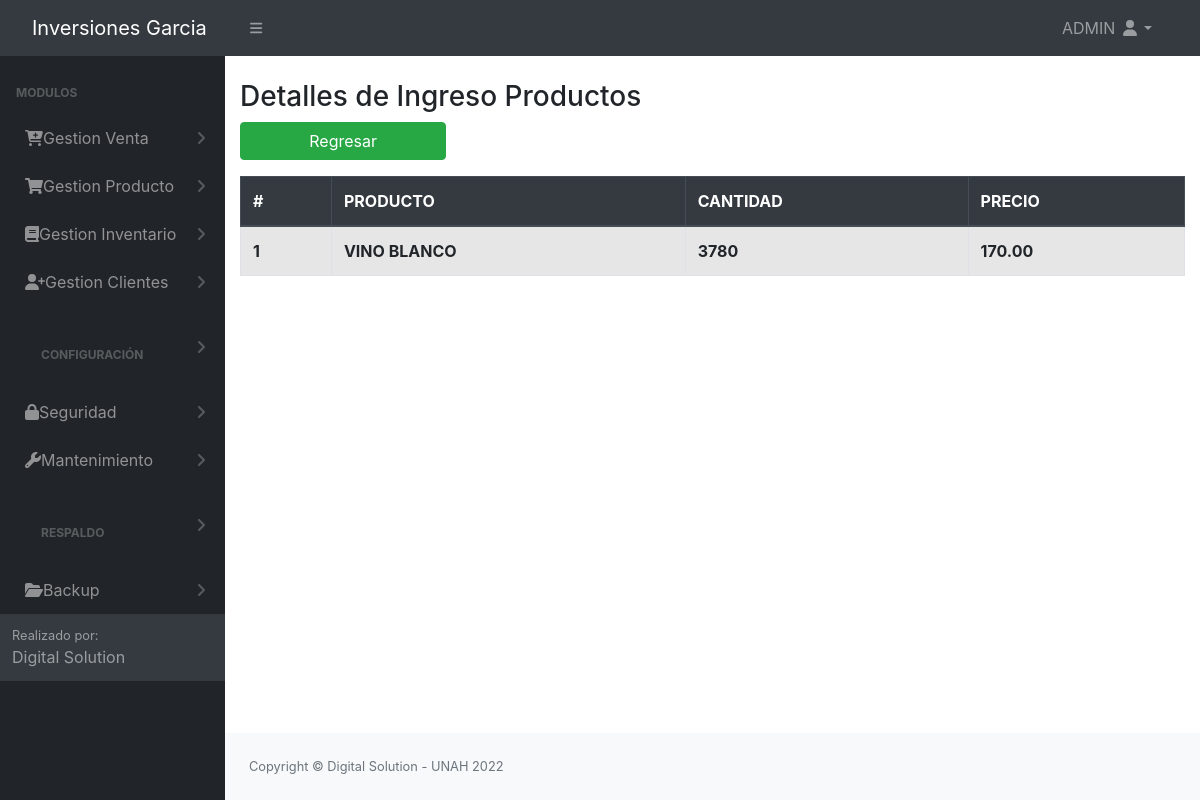
Page /src/vista_detalle_ingProd.php?id=13 (signed in) on the committed database.
### tables this page shows
CREATE TABLE `tbl_config_empresa` (
  `id` int(11) NOT NULL AUTO_INCREMENT,
  `nombre` varchar(120) NOT NULL,
  `eslogan` varchar(300) DEFAULT NULL,
  `rtn` varchar(16) DEFAULT NULL,
  `tel` varchar(10) DEFAULT NULL,
  `correo` varchar(40) DEFAULT NULL,
  `direccion` varchar(200) DEFAULT NULL,
  `logo` longblob DEFAULT NULL,
  PRIMARY KEY (`id`)
);

CREATE TABLE `tbl_permisos` (
  `id_permiso` int(11) NOT NULL AUTO_INCREMENT,
  `id_rol` int(11) NOT NULL,
  `permiso_insercion` int(11) NOT NULL,
  `permiso_eliminacion` int(11) NOT NULL,
  `permiso_modificar` int(11) NOT NULL,
  `permiso_consultar` int(11) NOT NULL,
  `id_objeto` int(11) NOT NULL,
  `pdf` int(11) NOT NULL,
  PRIMARY KEY (`id_permiso`),
  KEY `id_objeto` (`id_objeto`),
  KEY `id_rol` (`id_rol`)
);

CREATE TABLE `tbl_modulos` (
  `id_objeto` int(11) NOT NULL AUTO_INCREMENT,
  `Objeto` varchar(100) NOT NULL,
  `descripcion_objeto` varchar(30) NOT NULL,
  `id_padre` int(11) NOT NULL,
  `URL` varchar(100) NOT NULL,
  PRIMARY KEY (`id_objeto`)
);

CREATE TABLE `tbl_detalle_ingreso_producto` (
  `id` int(11) NOT NULL AUTO_INCREMENT,
  `codproducto` int(11) NOT NULL,
  `id_ingreso` int(11) NOT NULL,
  `cantidad` int(11) NOT NULL,
  `precio` decimal(10,2) NOT NULL,
  PRIMARY KEY (`id`),
  KEY `id_ingreso` (`id_ingreso`),
  KEY `id_producto` (`codproducto`),
  KEY `codproducto` (`codproducto`),
  CONSTRAINT `tbl_detalle_ingreso_producto_ibfk_1` FOREIGN KEY (`codproducto`) REFERENCES `tbl_producto` (`codproducto`) ON DELETE CASCADE ON UPDATE CASCADE,
  CONSTRAINT `tbl_detalle_ingreso_producto_ibfk_2` FOREIGN KEY (`id_ingreso`) REFERENCES `tbl_ingreso_producto` (`id`) ON DELETE CASCADE ON UPDATE CASCADE
);

CREATE TABLE `tbl_producto` (
  `codproducto` int(11) NOT NULL AUTO_INCREMENT,
  `id_categoria` int(11) NOT NULL,
  `id_tipo_producto` int(11) NOT NULL,
  `descripcion` varchar(200) NOT NULL,
  `precio_venta` decimal(10,2) NOT NULL,
  `existencia` int(11) NOT NULL,
  `cantidad_minima` int(11) NOT NULL,
  `cantidad_maxima` int(11) NOT NULL,
  `estado` int(11) NOT NULL DEFAULT 1,
  PRIMARY KEY (`codproducto`),
  KEY `id_categoria` (`id_categoria`,`id_tipo_producto`),
  KEY `id_tipo_producto` (`id_tipo_producto`),
  CONSTRAINT `tbl_producto_ibfk_1` FOREIGN KEY (`id_categoria`) REFERENCES `tbl_categoria` (`id`) ON DELETE CASCADE ON UPDATE CASCADE,
  CONSTRAINT `tbl_producto_ibfk_2` FOREIGN KEY (`id_tipo_producto`) REFERENCES `tbl_tipo_producto` (`id`) ON DELETE CASCADE ON UPDATE CASCADE
);

### config/conex.php (called while the page is built, shortened)
<?php
     function getConexion()
    {
        $db = new PDO('mysql:host=localhost:3306;dbname=bd_inversiones_garcia', 'root', '');
        return $db;
    }
?>

### modelos/modelo_principal.php (called while the page is built, shortened)
<?php
class ModeloPrincipal
{
    private $db;
    private $datos;
    public function __construct()
    {
        require_once '../config/conex.php';
        $this->db = getConexion();
    }
    public function insertargeneral($sql)
    {
        $this->db = getConexion();
        $resultado = $this->db->query($sql);
        if ($resultado) {
            return true;
        } else {
            return false;
        }
    }
    public function mostrargeneral($consulta)
    {
        $resu = $this->db->query($consulta);
        while ($filas = $resu->FETCHALL(PDO::FETCH_ASSOC)) {
            $this->datos[] = $filas;
        }
        return $this->datos;
    }
}

### controladores/controlador_detalle_IngProd.php (the view, shortened to what this page needs)
<?php
include_once '../modelos/modelo_principal.php';
class CompraContralador
{
    static public function mostrar($id)
    {
        $compras = new ModeloPrincipal();
        $matrizCompras = $compras->mostrargeneral("select tdc.*,tp.descripcion  from tbl_detalle_ingreso_producto tdc inner join tbl_producto tp on tdc.codproducto = tp.codproducto where tdc.id_ingreso = $id");
$i=1;
    foreach ($matrizCompras as $key => $value) {
            foreach ($value as $registro) {
                echo "<tr>";
                echo "<th>" . $i . "</th>";
                echo "<th>" . $registro['descripcion'] . "</th>";
                echo "<th>" . $registro['cantidad'] . "</th>";
                echo "<th>" . $registro['precio'] . "</th>";
                echo "</tr>";
             $i++;
            }
    }
    }
}

### Login/header.php (shortened to what this page needs)
<?php
include_once '../modelos/modelo_principal.php';
if (!empty($_SESSION)) {
    $nombre = $_SESSION['nombre'];
}
else
{
    header('Location: ../Login/login.php?loggeado=false');
}
include '../config/conn.php';
$sql1 = mysqli_query($conn, "SELECT * FROM tbl_config_empresa where id = 1");
$rom = mysqli_fetch_array($sql1);
?>
<!DOCTYPE html>
<html lang="en">
    <head>
        <link href="https://cdn.jsdelivr.net/npm/simple-datatables@latest/dist/style.css" rel="stylesheet" />
        <link href="../dist/css/styles.css" rel="stylesheet" />
        <link rel="stylesheet" href="../Login/vendors/x/dist/notiflix-3.2.5.min.css" />
        <link rel="stylesheet" href="https://cdnjs.cloudflare.com/ajax/libs/twitter-bootstrap/4.1.3/css/bootstrap.css">
        <link rel="stylesheet" href="https://cdn.datatables.net/1.10.20/css/dataTables.bootstrap4.min.css">
        <link rel="stylesheet" type="text/css" href="assets/css/main.css">
        <link rel="stylesheet" type="text/css" href="assets/css/style.css">
        <link href="https://cdn.jsdelivr.net/npm/bootstrap@5.1.3/dist/css/bootstrap.min.css" rel="stylesheet">
        <link href="../dist/css/contenedor.css" rel="stylesheet" />
        <link href="../Login/vendors/bootstrap/dist/css/bootstrap.min.css" rel="stylesheet">
        <link rel="stylesheet" href="../Login/vendors/notiflix/dist/notiflix-3.2.5.min.css" />
        <link rel="stylesheet" href="https://cdnjs.cloudflare.com/ajax/libs/font-awesome/5.7.2/css/all.min.css" />
        <link rel="stylesheet" href="https://cdnjs.cloudflare.com/ajax/libs/simple-line-icons/2.4.1/css/simple-line-icons.css" />
        <link rel="stylesheet" href="https://cdn.datatables.net/1.10.19/css/jquery.dataTables.min.css" />
        <link rel="stylesheet" href="https://cdn.datatables.net/buttons/1.5.6/css/buttons.dataTables.min.css" />
    </head>
    <body class="sb-nav-fixed">
        <nav class="sb-topnav navbar navbar-expand navbar-dark bg-dark">
            <a class="navbar-brand ps-3" id="titulo_menu" href="../dist/home.php"> <?= $rom['nombre'] ?> </a>
            <button class="btn btn-link btn-sm order-1 order-lg-0 me-4 me-lg-0" id="sidebarToggle" href="#!"><i class="fas fa-bars"></i></button>
            <ul class="navbar-nav ms-auto ms-md-0 me-3 me-lg-4">
                <li class="nav-item dropdown">
                <a class="nav-link dropdown-toggle" id="navbarDropdown" href="#" role="button" data-bs-toggle="dropdown" aria-expanded="false"><?= $nombre ?> <i class="fas fa-user fa-fw"></i></a>
                </li>
            </ul>
        </nav>
        <div id="layoutSidenav">
            <div id="layoutSidenav_nav">
                <nav class="sb-sidenav accordion sb-sidenav-dark" id="sidenavAccordion">
                    <div class="sb-sidenav-menu">
                        <div class="nav">
                            <div class="sb-sidenav-menu-heading">Modulos</div>
                            <?php
                            $rol = $_SESSION['rol'];
                            $result = mysqli_query($conn, "select * from tbl_modulos tm inner join tbl_permisos tp ON tm.ID_OBJETO = tp.ID_OBJETO where tm.ID_PADRE = 0 and tp.permiso_consultar = 1 and tp.ID_ROL = '$rol'"); ?>
                            <?php foreach ($result as $i) : ?>
                                <a class="nav-link collapsed" href="#" data-bs-toggle="collapse" data-bs-target="#pagesCollapsePersonas<?= $i['id_objeto'] ?>" aria-expanded="false" aria-controls="pagesCollapseError">
                                    &nbsp;&nbsp;<?= $i['Objeto'] ?>
                                    <div class="sb-sidenav-collapse-arrow"><i class="fas fa-angle-down"></i></div>
                                </a>
                            <?php endforeach; ?>
                    </div>
                    <div class="sb-sidenav-footer">
                        <div class="small">Realizado por:</div>
                        Digital Solution
                    </div>
                </nav>
            </div>
            <div id="layoutSidenav_content"> <br>

### rows in the picture
tbl_config_empresa: nombre "Inversiones Garcia"
tbl_permisos: id_objeto.Objeto "Gestion Venta"
tbl_permisos: id_objeto.Objeto "Gestion Producto"
tbl_permisos: id_objeto.Objeto "Gestion Inventario"
tbl_permisos: id_objeto.Objeto "Gestion Clientes"
tbl_permisos: id_objeto.Objeto "CONFIGURACIÓN"
tbl_permisos: id_objeto.Objeto "Seguridad"
tbl_permisos: id_objeto.Objeto "Mantenimiento"
tbl_permisos: id_objeto.Objeto "RESPALDO"
tbl_permisos: id_objeto.Objeto "Backup"
tbl_detalle_ingreso_producto: codproducto.descripcion "VINO BLANCO", cantidad "3780", precio "170.00"

### other values in the picture
$nombre "ADMIN"
